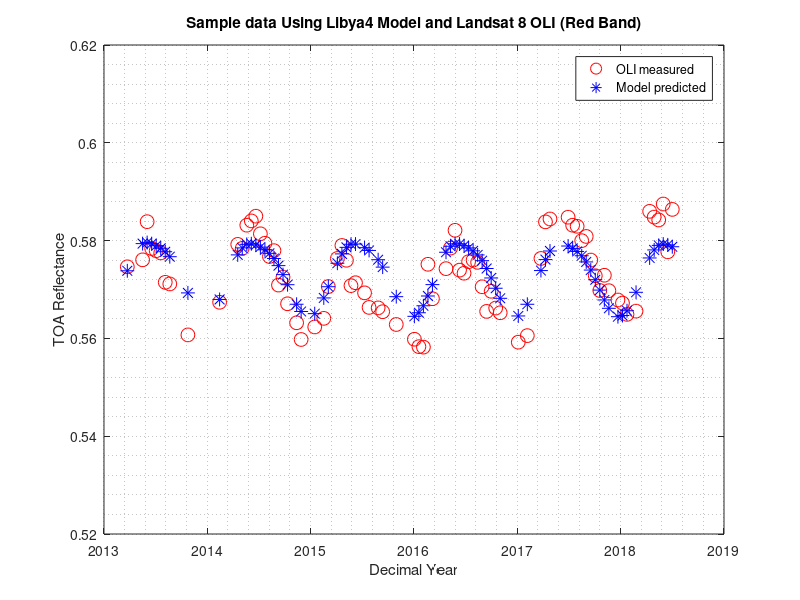

Write the MATLAB code that produced this figure. (Note: this script raises an error after producing the figure.)

clear all
load('Egyp1_OLI and Predicted.mat')

L8_NIR_band = reflectance(:,5);
Model_NIR_band = predictedReflectance(:,5);

%% Sample data Using Libya4 and Landsat 8 OLI
figure, plot(decimalYear, L8_NIR_band, 'ro', 'markers', 10)
hold on
plot(decimalYear, Model_NIR_band, 'b*', 'markers', 10), ylim([0.52 0.62])
legend('OLI measured', 'Model predicted')
title('Sample data Using Libya4 Model and Landsat 8 OLI (Red Band)')
ylabel('TOA Reflectance')
xlabel('Decimal Year')
grid minor; ax  = gca; ax.FontSize = 25; ax.GridColor = 'k';

%% Looking at the Percentage difference
diff = (Model_NIR_band - L8_NIR_band)./Model_NIR_band;
figure, plot(decimalYear, diff*100, 'go',  'markers', 15, 'LineWidth', 2)
ylim([-10 10])
RMSE = round(sqrt(mean((diff).^2)),5);
STD = round(std(diff),5);
tx = ['RMSE = ', num2str(100*RMSE), '%', ', STD = ', num2str(100*STD), '%'];
text(2013.3, 4.7, tx, 'FontSize', 24,'Color','red')
%ylim([-5 5]), yticks([-5 -4 -3 -2 -1 0 1 2 3 4 5])
title('Pecentage Difference between Model and L8 OLI (Red Band)')
ylabel('Percent Difference')
xlabel('Decimal Year')
grid minor; ax  = gca; ax.FontSize = 25; ax.GridColor = 'k';

%% Checking the effect of number of iteration
L8_NIR_band = reflectance(:,5);
Model_NIR_band = predictedReflectance(:,5);
diff = (Model_NIR_band - L8_NIR_band)./Model_NIR_band;
iter = [10, 100, 1000, 2000, 3000, 4000, 5000, 6000, 7000, 8000, 9000,...
        10000, 11000, 12000];

for a = 1:30
    for it = 1: length(iter)
        for i = 1:iter(it)
             look_num(i) = mean(randsample(diff, 2, true)); % 2 look
        end
        std_Dev(a, it) = std(look_num); clear look_num
    end
end

%% 
figure,
for a = 1:30
    plot(1:length(iter), std_Dev(a,:), 'o-', 'MarkerSize', 10), hold on
end

xticks(1: length(iter))
xticklabels({'10', '100', '1000', '2000', '3000', '4000', '5000', '6000',...
    '7000', '8000', '9000', '10000', '11000', '12000'})
var_1sigma =  round(std(std_Dev), 4);
plot(mean(std_Dev), 'r.', 'MarkerSize', 15)
e = errorbar(mean(std_Dev), var_1sigma, 'vertical','LineWidth', 2);
%e.Marker = '*';
e.MarkerSize = 25;
e.Color = 'red';
e.CapSize = 15;
grid minor; ax  = gca; ax.FontSize = 25; ax.GridColor = 'k';
title('Standard Deviation vs Number of Iteration')
xlabel('Number of Iteration')
ylabel('Standard Deviation')

%% Looking at the Modeled estimates
diff = (Model_NIR_band - L8_NIR_band)./Model_NIR_band;
figure
for i = 1:1000
    for nlook = 1:10
        look(nlook,i) = mean(randsample(diff, nlook, true));
    end
    plot(look(:,i),'bo', 'MarkerSize',10), hold on
end

%% Uncertainity Calculation
Rand_Unc = std((look),1,2);
mean_samples = mean((look),2);
Rand_Unc_prc = round(100*Rand_Unc,2);
Rand_Unc = std((look),1,2);

SE_sx_hat = Rand_Unc;
%SE = std(diff);
for i = 1:size(Rand_Unc,1)
   % SE_all(i) = SE /sqrt(i);
    SE_sx_hat(i) = Rand_Unc(1)/sqrt(i);
end
